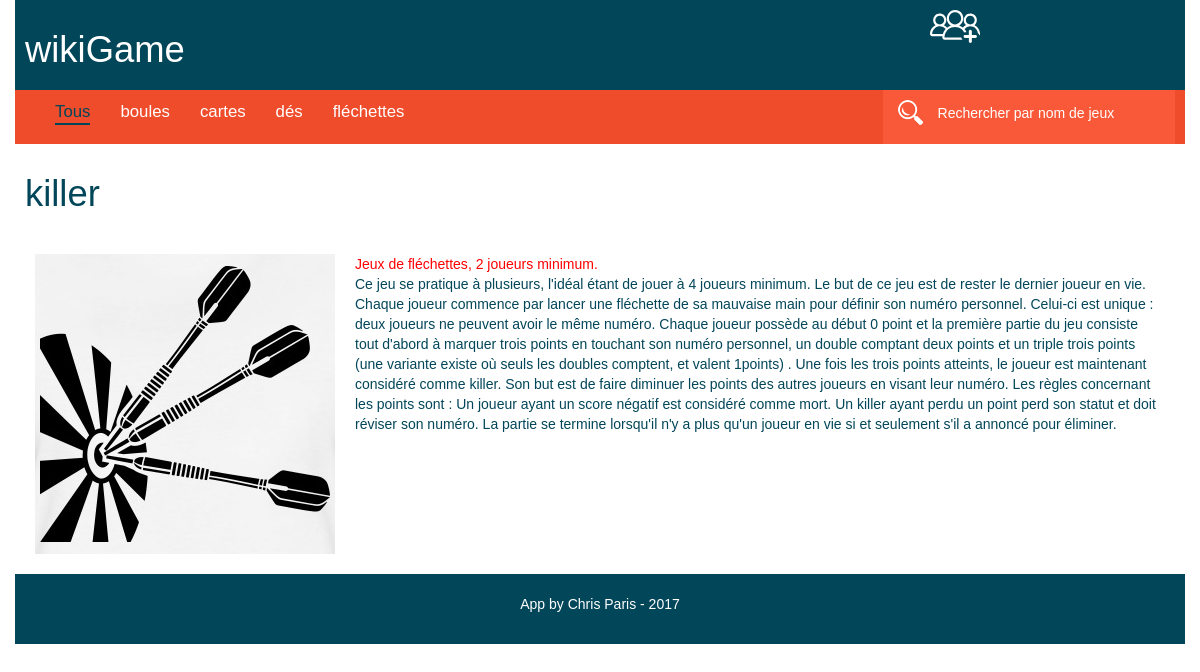
Page /templates/fiche.php?id=5 on the committed database.
### tables this page shows
CREATE TABLE IF NOT EXISTS jeux (
  id int(11) NOT NULL AUTO_INCREMENT,
  nom varchar(255) NOT NULL,
  regle text NOT NULL,
  nbr_joueur int(2) DEFAULT NULL,
  image varchar(50) NOT NULL,
  id_type int(2) NOT NULL,
  date_creation datetime NOT NULL DEFAULT CURRENT_TIMESTAMP,
  id_uploader int(11) NOT NULL,
  PRIMARY KEY (id),
  UNIQUE KEY nom (nom)
);

CREATE TABLE IF NOT EXISTS genre (
  id int(10) UNSIGNED NOT NULL AUTO_INCREMENT,
  type varchar(25) NOT NULL,
  PRIMARY KEY (id),
  UNIQUE KEY type (type)
);

### libs/functions.php (called while the page is built, shortened)
<?php
function listGame() {
		global $db;
		$sql = 'SELECT * FROM jeux INNER JOIN genre ON genre.id = jeux.id_type';
		$request = $db->query($sql);
		return $request->fetchall();
	}
?>

### templates/fiche.php (the view)
<?php
$url = $_SERVER['DOCUMENT_ROOT'] . '/WikiGame/';
include($url . 'templates/header.php'); ?>
<section id="fiche">
<?php
	foreach (listGame() as $key => $value) {
		if ($_GET['id'] == $key) { ?>
			<h1><?= $value['nom']; ?></h1>
			<div id="content-fiche">
				<div id="image-fiche">
					<img src="/WikiGame/images/<?= $value['image']; ?>" alt="<?= $value['nom']; ?>" />
				</div>
				<div id="text-fiche">
					<span><?= "Jeux de " . $value['type'] . ", " . $value['nbr_joueur'] . " joueurs minimum."; ?></span><br />
					<p><?= $value['regle']; ?></p>
				</div>
			</div>
		<?php }
	}
?>
</section>
<?php include ($url . 'templates/footer.php'); ?>

### css/style.css (style rules this page uses)
* { margin: 0; padding: 0; font-family: sans-serif; font-size: 1em; list-style-type: none; text-decoration: none; outline: none; }
h1 { font-size: 2.6em; color: #FFFFFF; padding: 10px; }
span { color: red; }
#fiche { width: 100%; color: #024659; display: }
#fiche h1 { color: #024659 }
#fiche div { padding: 10px; }
#content-fiche { display: flex; }
#image-fiche { max-width: 500px; }

### rows in the picture
jeux: nom "killer", image (picture), genre.type "fléchettes", nbr_joueur "2", regle "Ce jeu se pratique à plusieurs, l'idéal étant de jouer à 4 joueurs minimum. Le but de ce jeu est de rester le dernier joueur en vie. Chaque joueur commence par lancer une fléchette de sa mauvaise main pour définir son numéro personnel. Celui-ci est unique : deux joueurs ne peuvent avoir le même numéro. Chaque joueur possède au début 0 point et la première partie du jeu consiste tout d'abord à marquer trois points en touchant son numéro personnel, un double comptant deux points et un triple trois points (une variante existe où seuls les doubles comptent, et valent 1points) . Une fois les trois points atteints, le joueur est maintenant considéré comme killer. Son but est de faire diminuer les…"

### other values in the picture
$value "boules"
$value "cartes"
$value "dés"
$value "fléchettes"
